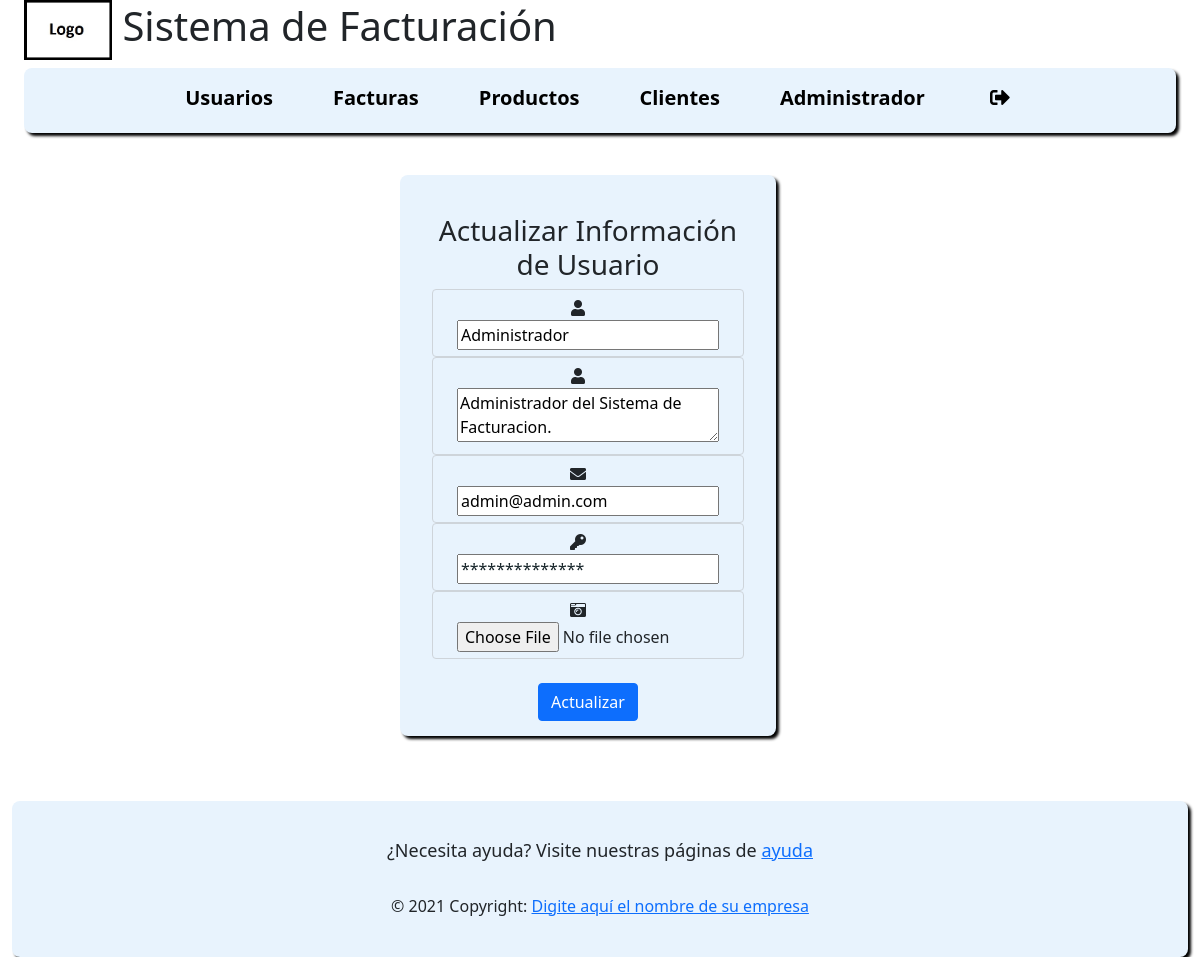
The page /?c=update_user&id=1 (signed in) on the database its author committed.
### tables this page shows
CREATE TABLE `user` (
  `id` int(11) NOT NULL,
  `name` varchar(100) NOT NULL,
  `about_me` text NOT NULL,
  `email` text NOT NULL,
  `password` varchar(100) NOT NULL,
  `profile_picture` longblob NOT NULL,
  `rol` tinyint(1) NOT NULL,
  `date` date NOT NULL
);

### model/user.php (called while the page is built, shortened)
<?php
include_once "model/Connection.php";
class User {
    public $email;
    public function __construct($id = 0, $name = "", $about_me = "", $email = "", $password = "", $profile_picture = "", $rol = 0, $date = 0) {
        $this->name = $name;
        $this->about_me = $about_me;
        $this->email = $email;
    }
    function select($by_id = 0) {
        $query = "SELECT * FROM user";
        if ($by_id) {
            $query .= " WHERE id = '$by_id'";
        } else {
            $query .= " WHERE email = '$this->email'";
        }
        $pdo = new Connection();
        $results = $pdo->open()->query($query);
        $row = $results->fetch();
        $user = new User($row['id'], $row['name'], $row['about_me'], $row['email'],
                $row['password'], $row['profile_picture'], $row['rol'], $row['date']);
        return $user;
    }
}

### model/connection.php (called while the page is built, shortened)
<?php
class Connection {
    private $str;
    function __construct() {
        $this->str = "mysql:host=" . DB_HOST . ";dbname=" . DB_NAME;
    }
    public function open() {
        try {
            return new PDO($this->str, DB_USER, DB_PASSWORD);
        } catch (PDOException $ex) {
            error_log("ERROR EN " . __FILE__ . " EN LA LINEA" . __LINE__ . " EL ERROR :" . $ex->getMessage());
            return NULL;
        }
    }
}

### view/update_user.php (the view, shortened to what this page needs)
<div class="container-fluid full-screen row">
    <div class="description content-element col-xs-12 col-sm-12 col-md-12 col-lg-10 col-xl-4">
        <br>
        <h3>Actualizar Información de Usuario</h3>
        <?php if (isset($_GET['id'])) {?>
        <form method="POST" action="./?c=update_user&id=<?php echo $_GET['id'] ?>" enctype="multipart/form-data">
        <?php } else {?>
        <form method="POST" action="./?c=update_user" enctype="multipart/form-data">
        <?php }?>
            <div class="form-group">
            <div class="form-control soft-blue-background">
                <i class="icon-padding fa fa-user"></i>
                <input class = "col-xs-12 col-sm-12 col-md-12 col-lg-12 col-xl-11" type="text" name="name" value="<?php echo $user->name ?>">
            </div>
            <div class="form-control soft-blue-background">
                <i aria-hidden="true" class="icon-padding fa fa-user"></i>
                <textarea class="col-xs-12 col-sm-12 col-md-12 col-lg-12 col-xl-11" type="text" name="about_me"><?php echo $user->about_me ?></textarea>
            </div>
            <div class="form-control soft-blue-background">
                <i class="icon-padding fa fa-envelope"></i>
                <input class="col-xs-12 col-sm-12 col-md-12 col-lg-12 col-xl-11" type="text" name="email" value="<?php echo $user->email ?>">
            </div>
            <div class="form-control soft-blue-background">
                <i class="icon-padding fa fa-key"></i>
                <input class="col-xs-12 col-sm-12 col-md-12 col-lg-12 col-xl-11" type="password" name="password" placeholder="**************">
            </div>
            <div class="form-control soft-blue-background">
                <i class="icon-padding fa fa-camera-retro"></i>
                <input class="col-xs-12 col-sm-12 col-md-12 col-lg-12 col-xl-11" type="file" name="new_picture">
            </div>
            </div><br>
            <input class= "btn btn-primary" type="submit" value="Actualizar">
        </form>
    </div>
</div>

### css/style.css (style rules this page uses)
body { min-height: 100vh; background-color: white; background-position: center center; background-repeat: no-repeat; background-attachment: fixed; background-size: cover; backdrop-filter: blur(5px); }
.content-element { margin-top: 25px; margin: 0 auto; text-align: center; }
.full-screen { min-height: 620px; padding-top: 25px; }
.soft-blue-background { background-color: #e8f3fd; }
.description { padding: 15px 32px; background-color: #e8f3fd; text-align: center; margin: auto; border-radius: 8px; box-shadow: 3px 3px 3px black; }
::placeholder { color: #17252a; text-shadow: none; }
.icon-padding { padding-right: 20px; margin:auto; }

### rows shown on the page
user: name "Administrador", about_me "Administrador del Sistema de Facturacion.", email "admin@admin.com"

### other values the page prints
substr($_SESSION['name'], 0, 30) "Administrador"
